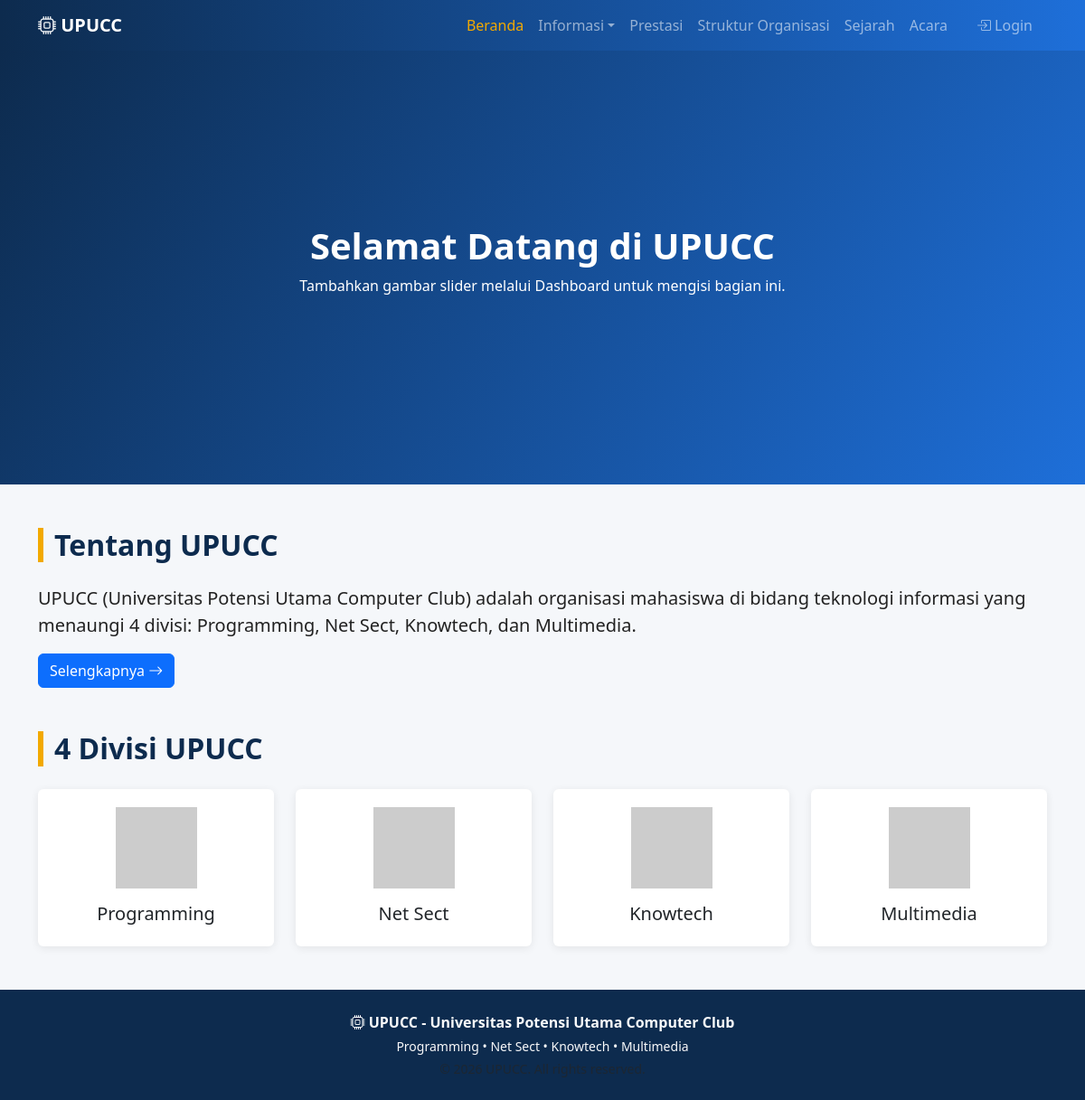
The page / on the database its author committed.
### tables this page shows
CREATE TABLE informasi_umum (
  id INT PRIMARY KEY DEFAULT 1,
  konten TEXT
);

CREATE TABLE divisions (
  id INT AUTO_INCREMENT PRIMARY KEY,
  nama VARCHAR(50) NOT NULL,
  slug VARCHAR(50) UNIQUE NOT NULL,
  logo VARCHAR(255) DEFAULT NULL,
  deskripsi TEXT,
  sejarah TEXT
);

### includes/functions.php (called while the page is built, shortened)
<?php
function e($str) {
    return htmlspecialchars($str ?? '', ENT_QUOTES, 'UTF-8');
}

### index.php (the view, shortened to what this page needs)
<?php
require_once __DIR__ . '/partials/header.php';
$sliders = $pdo->query("SELECT * FROM sliders ORDER BY urutan ASC, id ASC")->fetchAll();
$info = $pdo->query("SELECT konten FROM informasi_umum WHERE id=1")->fetch();
$divisions = $pdo->query("SELECT * FROM divisions ORDER BY id ASC")->fetchAll();
?>
<div id="heroCarousel" class="carousel slide hero-slider" data-bs-ride="carousel">
  <?php if ($sliders): ?>
    <div class="carousel-indicators">
      <?php foreach ($sliders as $i => $s): ?>
        <button type="button" data-bs-target="#heroCarousel" data-bs-slide-to="<?= $i ?>" class="<?= $i===0?'active':'' ?>"></button>
      <?php endforeach; ?>
    </div>
    <div class="carousel-inner">
      <?php foreach ($sliders as $i => $s): ?>
        <div class="carousel-item <?= $i===0?'active':'' ?>">
          <img src="uploads/slider/<?= e($s['gambar']) ?>" alt="<?= e($s['judul']) ?>">
          <?php if ($s['judul']): ?>
          <div class="carousel-caption text-white">
            <h3><?= e($s['judul']) ?></h3>
            <?php if ($s['deskripsi']): ?><p class="mb-0"><?= e($s['deskripsi']) ?></p><?php endif; ?>
          </div>
          <?php endif; ?>
        </div>
      <?php endforeach; ?>
    </div>
    <button class="carousel-control-prev" type="button" data-bs-target="#heroCarousel" data-bs-slide="prev">
      <span class="carousel-control-prev-icon"></span>
    </button>
    <button class="carousel-control-next" type="button" data-bs-target="#heroCarousel" data-bs-slide="next">
      <span class="carousel-control-next-icon"></span>
    </button>
  <?php else: ?>
    <div class="d-flex align-items-center justify-content-center text-white" style="height:480px; background:linear-gradient(120deg,#0d2b4e,#1e6fd9);">
      <div class="text-center">
        <h1 class="fw-bold">Selamat Datang di UPUCC</h1>
        <p>Tambahkan gambar slider melalui Dashboard untuk mengisi bagian ini.</p>
      </div>
    </div>
  <?php endif; ?>
</div>
<div class="container my-5">
  <h2 class="section-title">Tentang UPUCC</h2>
  <p class="lead"><?= nl2br(e($info['konten'] ?? '')) ?></p>
  <a href="informasi.php" class="btn btn-primary">Selengkapnya <i class="bi bi-arrow-right"></i></a>
</div>
<div class="container my-5">
  <h2 class="section-title">4 Divisi UPUCC</h2>
  <div class="row g-4">
    <?php foreach ($divisions as $d): ?>
    <div class="col-md-3 col-6">
      <a href="informasi_divisi.php?slug=<?= e($d['slug']) ?>" class="text-decoration-none text-dark">
        <div class="card card-divisi h-100 text-center">
          <img src="<?= $d['logo'] ? 'uploads/divisi/'.e($d['logo']) : 'https://via.placeholder.com/90?text='.e(substr($d['nama'],0,1)) ?>" class="logo-divisi" alt="<?= e($d['nama']) ?>">
          <div class="card-body">
            <h5 class="card-title"><?= e($d['nama']) ?></h5>
          </div>
        </div>
      </a>
    </div>
    <?php endforeach; ?>
  </div>
</div>
<?php require_once __DIR__ . '/partials/footer.php'; ?>

### css/style.css (style rules this page uses)
:root { --upucc-primary: #0d2b4e; --upucc-secondary: #1e6fd9; --upucc-accent: #f2a900; }
body { background:#f5f7fa; font-family:'Segoe UI',Roboto,Arial,sans-serif; color:#222; }
.section-title { font-weight:700; color:var(--upucc-primary); border-left:6px solid var(--upucc-accent); padding-left:12px; margin-bottom:25px; }
.card-divisi { transition:.25s; border:none; box-shadow:0 2px 10px rgba(0,0,0,.08); }
.card-divisi img.logo-divisi { width:90px; height:90px; object-fit:contain; margin:20px auto 0; }

### rows shown on the page
informasi_umum: konten "UPUCC (Universitas Potensi Utama Computer Club) adalah organisasi mahasiswa di bidang teknologi informasi yang menaungi 4 divisi: Programming, Net Sect, Knowtech, dan Multimedia."
divisions: nama "Programming"
divisions: nama "Net Sect"
divisions: nama "Knowtech"
divisions: nama "Multimedia"
